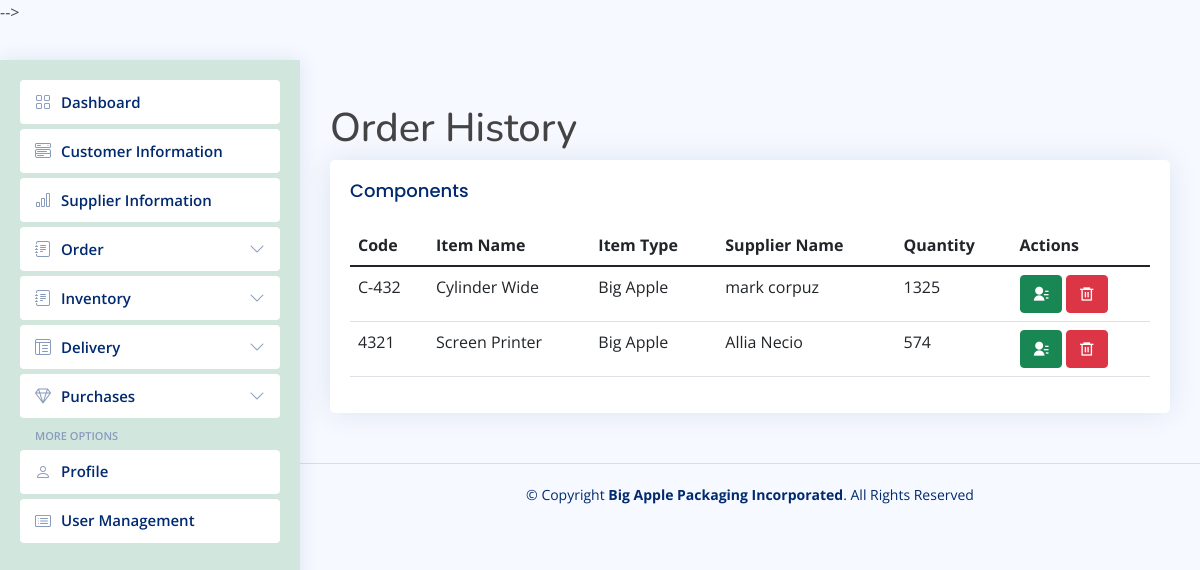
/orders-history.php, run on the app's committed database.
### tables this page shows
CREATE TABLE `components` (
  `id` int(255) NOT NULL,
  `itemcode` varchar(255) NOT NULL,
  `itemname` varchar(255) NOT NULL,
  `itemtype` varchar(255) NOT NULL,
  `suppliername` varchar(255) NOT NULL,
  `quantity` varchar(255) NOT NULL
);

### orders-history.php (the view, shortened to what this page needs)
<?php require_once 'header-sidebar.php'; ?>
<main id="main" class="main">
    <h1>Order History</h1>
    <div class="card">
        <div class="card-body">
            <h5 class="card-title">Components</h5>
            <table class="table table-hover">
                <thead>
                    <tr>
                        <th scope="col">Code</th>
                        <th scope="col">Item Name</th>
                        <th scope="col">Item Type</th>
                        <th scope="col">Supplier Name</th>
                        <th scope="col">Quantity</th>
                        <th scope="col">Actions</th>
                    </tr>
                </thead>
                <tbody>
                    <?php
                    require_once 'conndb.php';
                    $query = mysqli_query($data, "SELECT * FROM components");
                    while ($row = mysqli_fetch_array($query)) {
                    ?>
                        <tr>
                            <td><?php echo $row['itemcode']; ?></td>
                            <td><?php echo $row['itemname']; ?></td>
                            <td><?php echo $row['itemtype']; ?></td>
                            <td><?php echo $row['suppliername']; ?></td>
                            <td><?php echo $row['quantity']; ?></td>
                            <td>
                                <a href="edit-inv-components.php?edit=<?php echo $row['id']; ?>"><button class="btn btn-success ri-contacts-fill" type="button" data-toggle="tooltip" data-placement="top" title="Edit"></button></a>
                                <a href='delete-inv-components.php?delete=<?php echo $row['id']; ?>'><button class="btn btn-danger ri-delete-bin-6-line" name="btnDelete" type="button" data-toggle="tooltip" data-placement="top" title="Delete"></button></a>
                            </td>
                        </tr>
                    <?php }
                    mysqli_close($data) ?>
                </tbody>
            </table>
        </div>
    </div>
</main>
<footer id="footer" class="footer">
    <div class="copyright">
        &copy; Copyright <strong><span>Big Apple Packaging Incorporated</span></strong>. All Rights Reserved
    </div>
    <div class="credits">
    </div>
</footer>
</body>
</html>

### assets/css/style.css (style rules this page uses)
:root { scroll-behavior: smooth; }
body { font-family: "Open Sans", sans-serif; background: #f6f9ff; color: #444444; }
a { color: #4154f1; text-decoration: none; }
h1, h2, h3, h4, h5, h6 { font-family: "Nunito", sans-serif; }
#main { margin-top: 60px; padding: 20px 30px; transition: all 0.3s; }
.card { margin-bottom: 30px; border: none; border-radius: 5px; box-shadow: 0px 0 30px rgba(1, 41, 112, 0.1); overflow: hidden; }
.card-title { padding: 20px 0 15px 0; font-size: 18px; font-weight: 500; color: #012970; font-family: "Poppins", sans-serif; }
.card-body { padding: 0 20px 20px 20px; }
@media (min-width: 1200px) { #main, #footer { margin-left: 300px; } }
.footer { padding: 20px 0; font-size: 14px; transition: all 0.3s; border-top: 1px solid #cddfff; }
.footer .copyright { text-align: center; color: #012970; }
.footer .credits { padding-top: 5px; text-align: center; font-size: 13px; color: #012970; }

### data on the page
components: itemcode "C-432", itemname "Cylinder Wide", itemtype "Big Apple", suppliername "mark corpuz", quantity "1325"
components: itemcode "4321", itemname "Screen Printer", itemtype "Big Apple", suppliername "Allia Necio", quantity "574"
